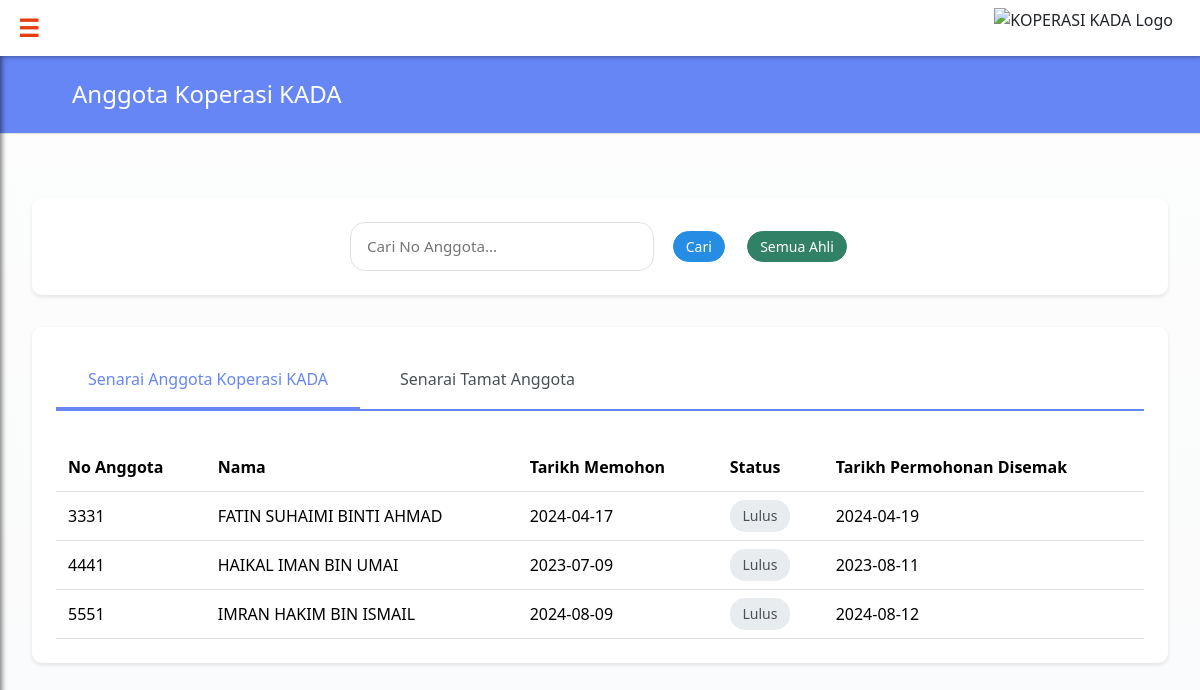
The page /anggota.php (signed in) on the database its author committed.
### tables this page shows
CREATE TABLE `membership` (
  `membershipStatus` int(3) NOT NULL,
  `membershipApplyDate` date NOT NULL,
  `membershipApproveDate` date DEFAULT NULL,
  `membershipReviewDate` date DEFAULT NULL,
  `staffNo` int(5) NOT NULL,
  `alkStaffNo` int(5) DEFAULT NULL,
  `adminStaffNo` int(5) DEFAULT NULL,
  `sendStatus` int(3) DEFAULT NULL
);

CREATE TABLE `applicant` (
  `staffNo` int(5) NOT NULL,
  `photo` longblob NOT NULL,
  `applicantName` varchar(255) NOT NULL,
  `applicantIC` varchar(12) NOT NULL,
  `applicantPF` bigint(10) NOT NULL,
  `applicantStreet` varchar(200) NOT NULL,
  `applicantPostcode` int(6) NOT NULL,
  `applicantCity` varchar(100) NOT NULL,
  `applicantState` varchar(100) NOT NULL,
  `applicantGender` varchar(10) NOT NULL,
  `applicantReligion` varchar(20) NOT NULL,
  `applicantRace` varchar(20) NOT NULL,
  `applicantPosition` varchar(50) NOT NULL,
  `officeStreet` varchar(255) NOT NULL,
  `officePostcode` int(6) NOT NULL,
  `officeCity` varchar(100) NOT NULL,
  `applicantPhoneNumber` varchar(15) NOT NULL,
  `applicantDOB` date NOT NULL,
  `applicantAge` int(5) NOT NULL,
  `maritalStatus` varchar(15) NOT NULL,
  `applicantGrade` varchar(10) NOT NULL,
  `officeFax` varchar(15) NOT NULL,
  `applicantPhoneHome` varchar(15) NOT NULL,
  `applicantSalary` decimal(10,2) NOT NULL,
  `salaryStatement` longblob NOT NULL,
  `email` varchar(50) NOT NULL
);

CREATE TABLE `status` (
  `status` int(3) NOT NULL,
  `statusDesc` varchar(25) NOT NULL
);

### anggota.php (the view, shortened to what this page needs)
<?php
include 'headeradmin.php';
include 'dbconnect.php';
$sql = "SELECT
            applicant.staffNo,
            applicant.applicantName,
            membership.membershipApplyDate,
            membership.membershipStatus,
            membership.membershipApproveDate,
            status.statusDesc
        FROM membership
        LEFT JOIN applicant ON membership.staffNo = applicant.staffNo
        LEFT JOIN status ON membership.membershipStatus = status.status
        WHERE sendStatus = 1 AND membershipStatus = 2";
$result = mysqli_query($con, $sql);
?>
<!DOCTYPE html>
<html lang="en">
<head>
    <link href="https://cdn.jsdelivr.net/npm/bootstrap@5.3.3/dist/css/bootstrap.min.css" rel="stylesheet">
</head>
<body>
    <div class="page-header">
        <h2 class="page-title">Anggota Koperasi KADA</h2>
    </div>
    <div class="container">
        <div class="search-container">
            <div class="search-box">
                <input type="text" id="staffSearch" class="search-input" placeholder="Cari No Anggota...">
                <button class="btn btn-primary" onclick="searchStaff()">Cari</button>
                <button class="btn btn-success" onclick="searchAll()">Semua Ahli</button>
            </div>
        </div>
        <div class="content-container">
            <ul class="nav nav-tabs" role="tablist">
                <li class="nav-item">
                    <a class="nav-link active" data-bs-toggle="tab" href="#anggota">Senarai Anggota Koperasi KADA</a>
                </li>
                <li class="nav-item">
                    <a class="nav-link" data-bs-toggle="tab" href="#berhenti">Senarai Tamat Anggota</a>
                </li>
            </ul>
        <div class="tab-content">
            <div class="tab-pane fade show active" id="anggota">
            <table class="table">
                <thead>
                    <tr>
                        <th>No Anggota</th>
                        <th>Nama</th>
                        <th>Tarikh Memohon</th>
                        <th>Status</th>
                        <th>Tarikh Permohonan Disemak</th>
                    </tr>
                </thead>
                <tbody id="tableBody">
                    <?php
                    while ($row = mysqli_fetch_assoc($result)) {
                        echo "<tr>";
                        echo "<td>" . ($row['staffNo'] ?? 'N/A') . "</td>";
                        echo "<td>" . ($row['applicantName'] ?? 'N/A') . "</td>";
                        echo "<td>" . ($row['membershipApplyDate'] ?? 'N/A') . "</td>";
                        echo "<td><span class='status-badge'>" . ($row['statusDesc'] ?? 'N/A') . "</span></td>";
                        echo "<td>" . ($row['membershipApproveDate'] ?? 'N/A') . "</td>";
                        echo "</tr>";
                    }
                    ?>
                </tbody>
            </table>
        </div>
    </div>
</div>
</div>
</body>
</html>

### headeradmin.php (shortened to what this page needs)
<!DOCTYPE html>
<html lang="en">
<head>
  <link href="css/bootstrap.min.css" rel="stylesheet">
</head>
<body>
  <nav class="navbar navbar-expand-lg">
    <div class="container-fluid">
      <button id="menu-toggle">☰</button>
      <img src="img/logoKADA.jpeg" height="40" alt="KOPERASI KADA Logo">
    </div>
  </nav>
</body>
</html>

### headeradmin.php (style rules this page uses)
.navbar { background-color: #FFFFFF !important; z-index: 1100; box-shadow: 2px 0px 5px rgba(0, 0, 0, 0.5); }
.navbar .container-fluid { display: flex; align-items: center; }
.navbar button, .navbar img { margin-right: 15px; }
.navbar a, .navbar button { color: #E43D12 !important; font-weight: bold; }
body { overflow-x: hidden; }
#menu-toggle { background: transparent; border: none; font-size: 24px; cursor: pointer; color: #E43D12; }

### anggota.php (style rules this page uses)
:root { --primary: #6686f6; --secondary: #318166; --accent: #f567a1; --dark-blue: #1255b8; --light-blue: #258de4; --purple: #5954bb; }
body { background-color: #f8f9fa; margin: 0; font-family: 'Segoe UI', Tahoma, Geneva, Verdana, sans-serif; background-image: linear-gradient(rgba(255, 255, 255, 0.75), rgba(255, 255, 255, 0.25)), url('img/img.png'); background-size: cover; background-repeat: no-repeat; background-attachment: fixed; background-position: center; }
.page-header { background-color: var(--primary); padding: 1.5rem 0; margin-bottom: 2rem; border-bottom: 1px solid #dee2e6; }
.page-title { color: white; font-size: 1.5rem; font-weight: 500; text-align: left; margin: 0; padding-left: 4.5rem; }
.container { max-width: 1450px; margin: 0 auto; padding: 2rem; }
.search-container { background-color: white; border-radius: 10px; box-shadow: 0 2px 4px rgba(0,0,0,0.1); padding: 1.5rem; margin-bottom: 2rem; }
.search-box { display: flex; gap: 1rem; align-items: center; max-width: 500px; margin: 0 auto; }
.search-input { flex: 1; padding: 0.75rem 1rem; border: 1px solid #dee2e6; border-radius: 15px; font-size: 0.95rem; }
.content-container { background-color: white; border-radius: 10px; box-shadow: 0 2px 4px rgba(0,0,0,0.1); padding: 1.5rem; margin-bottom: 2rem; overflow-x: auto; max-width: 100%; }
.table { width: 100%; table-layout: auto; margin-bottom: 0; white-space: nowrap; }
.table thead { background-color: var(--primary); color: white; }
.table th, .table td { padding: 0.75rem; vertical-align: middle; }
.btn { border-radius: 25px; padding: 0.25rem 0.75rem; font-weight: 500; transition: all 0.3s ease; margin: 0.2rem; font-size: 0.875rem; }
.btn-success { background-color: var(--secondary); border-color: var(--secondary); }
.btn-primary { background-color: var(--light-blue); border-color: var(--light-blue); }
.status-badge { padding: 0.4rem 0.8rem; border-radius: 15px; font-size: 0.875rem; font-weight: 500; background-color: #e9ecef; color: #495057; }
.nav-tabs { flex: 1; border-bottom: 2px solid var(--primary); margin-bottom: 2rem; }
.nav-tabs .nav-link { color: #495057; border: none; padding: 1rem 2rem; margin-right: 0.5rem; border-radius: 10px 10px 0 0; transition: all 0.3s ease; }
.nav-tabs .nav-link.active { color: var(--primary); background-color: white; border-bottom: 3px solid var(--primary); font-weight: 500; }

### rows shown on the page
membership: staffNo.staffNo "3331", staffNo.applicantName "FATIN SUHAIMI BINTI AHMAD", membershipApplyDate "2024-04-17", membershipStatus.statusDesc "Lulus", membershipApproveDate "2024-04-19"
membership: staffNo.staffNo "4441", staffNo.applicantName "HAIKAL IMAN BIN UMAI", membershipApplyDate "2023-07-09", membershipStatus.statusDesc "Lulus", membershipApproveDate "2023-08-11"
membership: staffNo.staffNo "5551", staffNo.applicantName "IMRAN HAKIM BIN ISMAIL", membershipApplyDate "2024-08-09", membershipStatus.statusDesc "Lulus", membershipApproveDate "2024-08-12"
